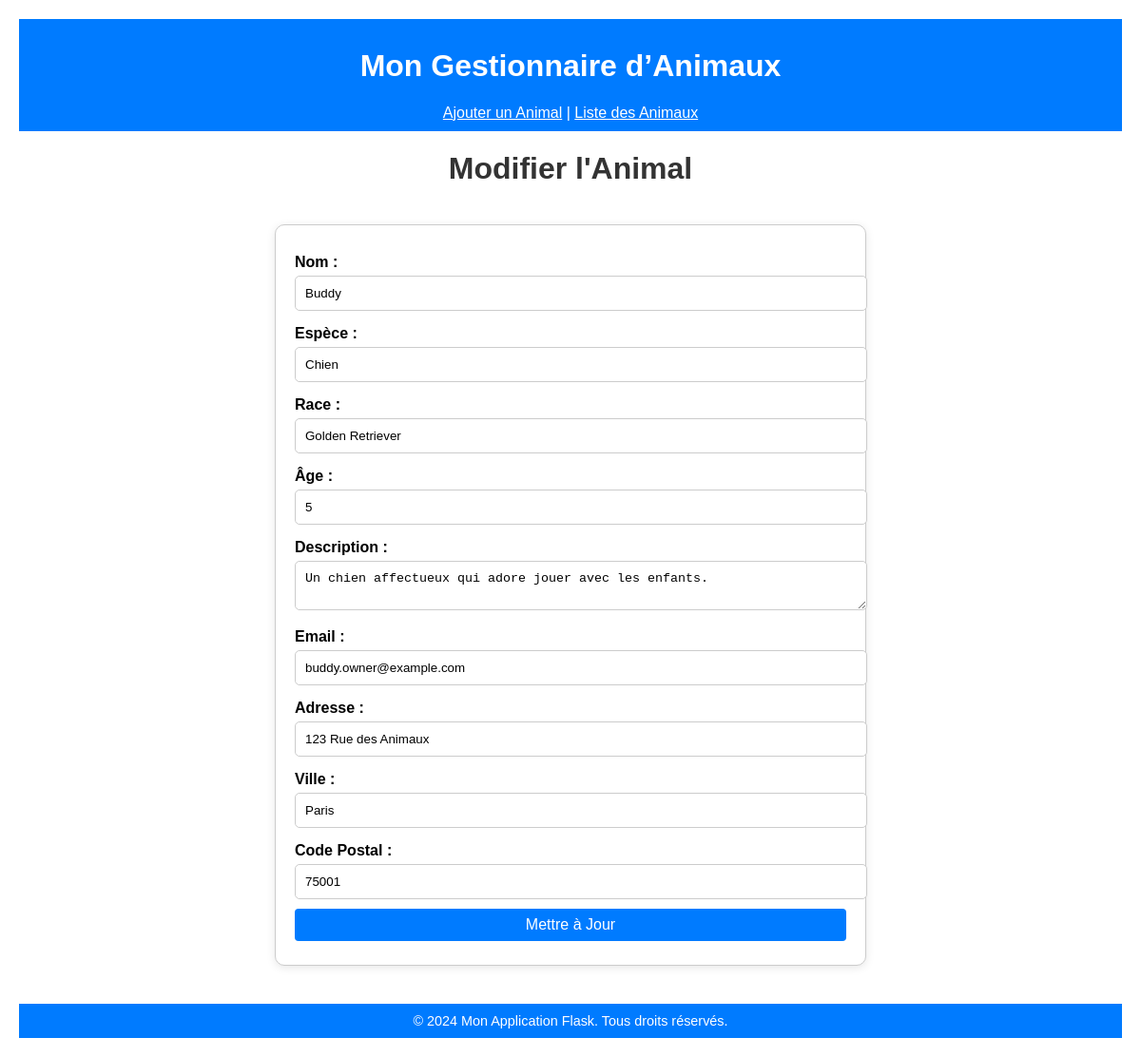
Screenshot of /animals/update/44 with the database file from the repository.
### tables this page shows
CREATE TABLE animals (
    id INTEGER PRIMARY KEY AUTOINCREMENT,
    nom VARCHAR(25) NOT NULL,
    espece VARCHAR(25) NOT NULL,
    race VARCHAR(25) NOT NULL,
    age INTEGER NOT NULL,
    description VARCHAR(500) NOT NULL,
    email VARCHAR(80) UNIQUE NOT NULL,
    adresse VARCHAR(75) NOT NULL,
    ville VARCHAR(75) NOT NULL,
    code_postal VARCHAR(7) NOT NULL
);

### app/routes/animals_routes.py (the view, shortened to what this page needs)
@animals_routes.route('/update/<int:animal_id>', methods=['GET', 'POST'])
def update_animal(animal_id):
    result = AnimalsService.get_animal_by_id(animal_id)
    if result["status"] == "error":
        flash(result["message"], "error")
        return redirect(url_for('animals_routes.admin_panel'))
    animal = result["data"]
    return render_template('update.html', animal=animal)

### app/database.py (called while the page is built)
    @staticmethod
    def get_connection():
        if 'db' not in g:
            g.db = sqlite3.connect(Database.DATABASE)
            g.db.row_factory = sqlite3.Row
        return g.db

    @staticmethod
    def close_connection():
        db = g.pop('db', None)
        if db is not None:
            db.close()

### app/models.py (called while the page is built)
    @staticmethod
    def find_by_id(animal_id):
        db = Database.get_connection()
        cursor = db.cursor()
        try:
            cursor.execute("SELECT * FROM animals WHERE id = ?", (animal_id,))
            row = cursor.fetchone()
            if row:
                return dict(row)  # Convertir la ligne en dictionnaire
            return None
        except Exception as e:
            logging.error(f"Erreur lors de la récupération de l'animal avec ID {animal_id} : {e}")
            return None
        finally:
            cursor.close()

### app/services/animals_service.py (called while the page is built)
    @staticmethod
    def get_animal_by_id(animal_id):
        try:
            animal = Animals.find_by_id(animal_id)
            if animal:
                return {"status": "success", "data": animal}
            return {"status": "error", "message": AnimalsService.ERROR_MESSAGES["not_found"]}
        except Exception:
            logging.error(f"Erreur lors de la récupération de l'animal ID {animal_id}")
            return {"status": "error", "message": AnimalsService.ERROR_MESSAGES["internal_error"]}

### app/templates/update.html (shortened to what this page needs)
{% extends 'layout.html' %}
{% block content %}
<h1>Modifier l'Animal</h1>
<form class="formulaire" method="post" action="{{ url_for('animals_routes.update_animal', animal_id=animal['id']) }}">
    <label for="nom">Nom :</label>
    <input type="text" id="nom" name="nom" value="{{ animal['nom'] }}" required>
    <label for="espece">Espèce :</label>
    <input type="text" id="espece" name="espece" value="{{ animal['espece'] }}" required>
    <label for="race">Race :</label>
    <input type="text" id="race" name="race" value="{{ animal['race'] }}" required>
    <label for="age">Âge :</label>
    <input type="number" id="age" name="age" value="{{ animal['age'] }}" min="1" required>
    <label for="description">Description :</label>
    <textarea id="description" name="description" required>{{ animal['description'] }}</textarea>
    <label for="email">Email :</label>
    <input type="email" id="email" name="email" value="{{ animal['email'] }}" required>
    <label for="adresse">Adresse :</label>
    <input type="text" id="adresse" name="adresse" value="{{ animal['adresse'] }}" required>
    <label for="ville">Ville :</label>
    <input type="text" id="ville" name="ville" value="{{ animal['ville'] }}" required>
    <label for="code_postal">Code Postal :</label>
    <input type="text" id="code_postal" name="code_postal" value="{{ animal['code_postal'] }}" required>
    <button type="submit">Mettre à Jour</button>
</form>
{% endblock %}

### app/static/css/style.css (style rules this page uses)
body { font-family: Arial, sans-serif; margin: 20px; padding: 0; }
h1 { text-align: center; }
h1 { text-align: center; color: #333; }
.formulaire { width: 50%; margin: 40px auto; padding: 20px; border: 1px solid #ccc; border-radius: 10px; box-shadow: 0 2px 10px rgba(0, 0, 0, 0.1); background-color: #fff; }
label { font-weight: bold; display: block; margin-top: 10px; }
input, textarea, button { width: 100%; padding: 10px; margin-top: 5px; margin-bottom: 5px; border: 1px solid #ccc; border-radius: 5px; }
button { background-color: #007BFF; color: white; font-size: 16px; border: none; cursor: pointer; transition: background-color 0.3s ease; }
button { padding: 8px 12px; border: none; background-color: #007BFF; color: white; cursor: pointer; border-radius: 4px; }

### rows the page displays
animals: nom "Buddy", espece "Chien", race "Golden Retriever", age "5", description "Un chien affectueux qui adore jouer avec les enfants.", email "buddy.owner@example.com", adresse "123 Rue des Animaux", ville "Paris", code_postal "75001"
